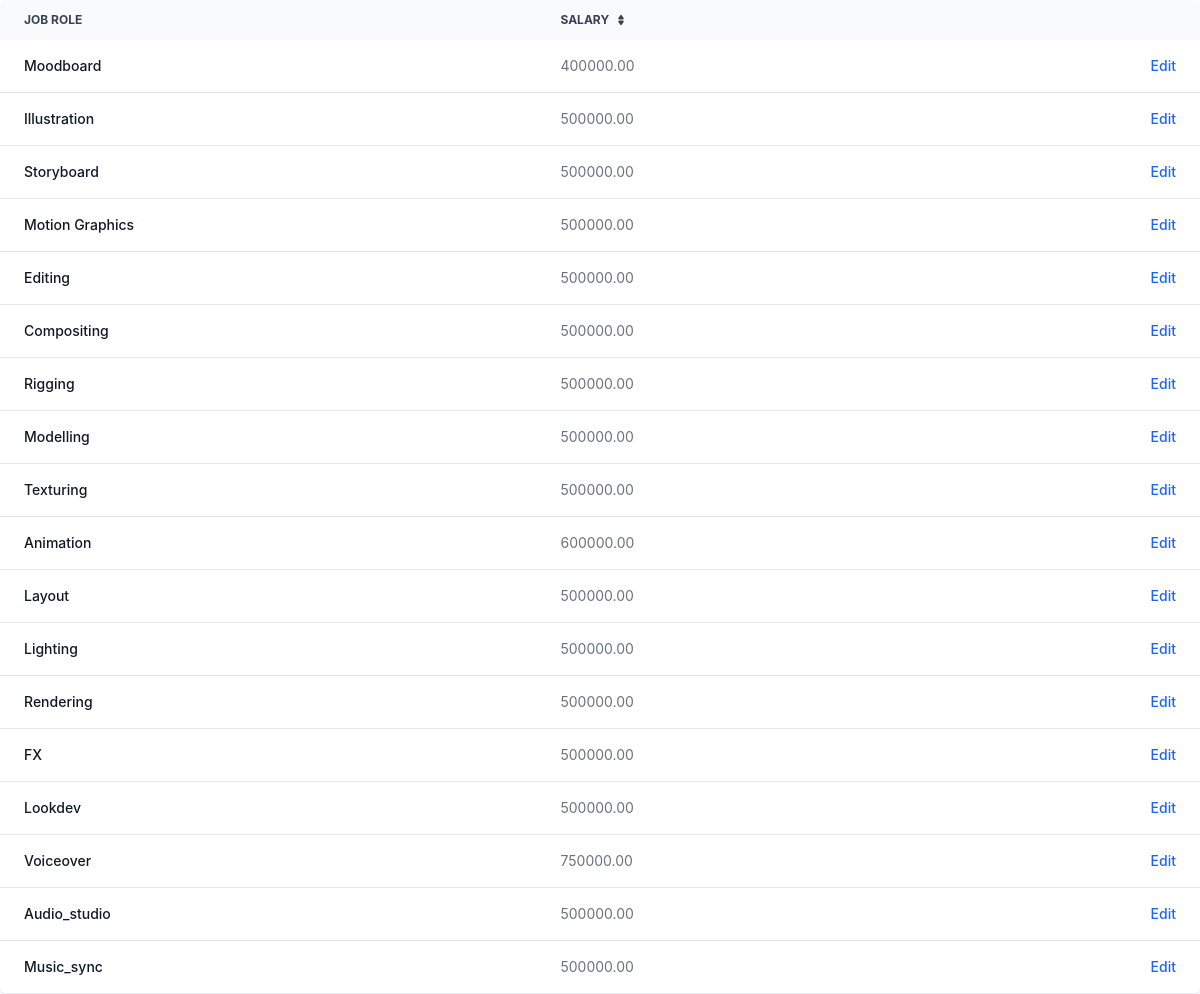
The page /settings on the database its author committed.
### accounts/models.py (models this page shows, shortened)
class Salaries(models.Model):
    salary = models.DecimalField(max_digits=15, decimal_places=2, default=None)
    task = models.CharField(max_length=50, default=None)
    class Meta:
        verbose_name = 'Salary'
        verbose_name_plural = 'Salaries'

### accounts/views.py (the view)
# urls.py: path('settings', v.settings, name="settings"),
def settings(request):
    salaries = Salaries.objects.all()
    return render(request, 'settings.html', {'salaries': salaries})

### templates/settings.html (shortened to what this page needs)
{% load static %} {% load humanize %} {% load tailwindcss %}
<!DOCTYPE html>
<html lang="en">
<head>
  <link href="https://cdnjs.cloudflare.com/ajax/libs/flowbite/2.3.0/flowbite.min.css" rel="stylesheet" />
</head>
<body>
<div class="relative overflow-x-auto shadow-md sm:rounded-lg">
    <table class="w-full text-sm text-left rtl:text-right text-gray-500 dark:text-gray-400">
        <thead class="text-xs text-gray-700 uppercase bg-gray-50 dark:bg-gray-700 dark:text-gray-400">
            <tr>
                <th scope="col" class="px-6 py-3">
                    Job Role
                </th>
                <th scope="col" class="px-6 py-3">
                    <div class="flex items-center">
                        Salary
                        <a href="#"></a>
                    </div>
                </th>
                <th scope="col" class="px-6 py-3">
                </th>
            </tr>
        </thead>
        <tbody>
            {% for salary in salaries %}
            <tr class="bg-white border-b dark:bg-gray-800 dark:border-gray-700">
                <th scope="row" class="px-6 py-4 font-medium text-gray-900 whitespace-nowrap dark:text-white">
                    {{salary.task}}
                </th>
                <td class="px-6 py-4">
                    {{salary.salary}}
                </td>
                <td class="px-6 py-4 text-right">
                    <a href="#" class="font-medium text-blue-600 dark:text-blue-500 hover:underline">Edit</a>
                </td>
            </tr>
            {% endfor %}
        </tbody>
    </table>
</div>
</body>
</html>

### rows shown on the page
Salaries: task "Moodboard", salary "400000.00"
Salaries: task "Illustration", salary "500000.00"
Salaries: task "Storyboard", salary "500000.00"
Salaries: task "Motion Graphics", salary "500000.00"
Salaries: task "Editing", salary "500000.00"
Salaries: task "Compositing", salary "500000.00"
Salaries: task "Rigging", salary "500000.00"
Salaries: task "Modelling", salary "500000.00"
Salaries: task "Texturing", salary "500000.00"
Salaries: task "Animation", salary "600000.00"
Salaries: task "Layout", salary "500000.00"
Salaries: task "Lighting", salary "500000.00"
Salaries: task "Rendering", salary "500000.00"
Salaries: task "FX", salary "500000.00"
Salaries: task "Lookdev", salary "500000.00"
Salaries: task "Voiceover", salary "750000.00"
Salaries: task "Audio_studio", salary "500000.00"
Salaries: task "Music_sync", salary "500000.00"
